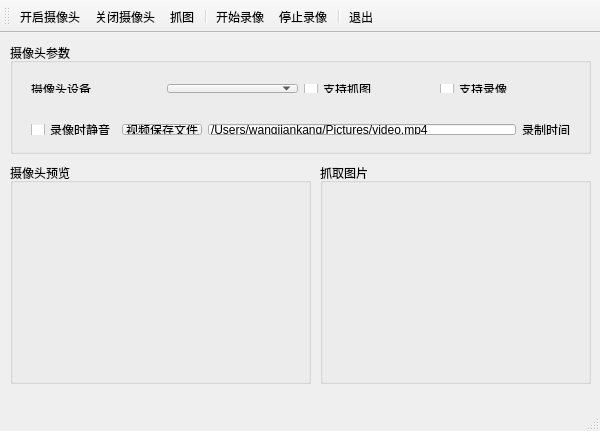
<?xml version="1.0" encoding="UTF-8"?>
<ui version="4.0">
 <class>MainWindow</class>
 <widget class="QMainWindow" name="MainWindow">
  <property name="geometry">
   <rect>
    <x>0</x>
    <y>0</y>
    <width>600</width>
    <height>431</height>
   </rect>
  </property>
  <property name="windowTitle">
   <string>MainWindow</string>
  </property>
  <widget class="QWidget" name="centralWidget">
   <widget class="QGroupBox" name="groupBox">
    <property name="geometry">
     <rect>
      <x>10</x>
      <y>10</y>
      <width>581</width>
      <height>111</height>
     </rect>
    </property>
    <property name="title">
     <string>摄像头参数</string>
    </property>
    <widget class="QWidget" name="horizontalLayoutWidget">
     <property name="geometry">
      <rect>
       <x>10</x>
       <y>30</y>
       <width>561</width>
       <height>31</height>
      </rect>
     </property>
     <layout class="QHBoxLayout" name="horizontalLayout">
      <item>
       <widget class="QLabel" name="label">
        <property name="text">
         <string>摄像头设备</string>
        </property>
       </widget>
      </item>
      <item>
       <widget class="QComboBox" name="comboCamera"/>
      </item>
      <item>
       <widget class="QCheckBox" name="checkStillImage">
        <property name="text">
         <string>支持抓图</string>
        </property>
       </widget>
      </item>
      <item>
       <widget class="QCheckBox" name="checkVideo">
        <property name="text">
         <string>支持录像</string>
        </property>
       </widget>
      </item>
     </layout>
    </widget>
    <widget class="QWidget" name="horizontalLayoutWidget_2">
     <property name="geometry">
      <rect>
       <x>10</x>
       <y>70</y>
       <width>561</width>
       <height>33</height>
      </rect>
     </property>
     <layout class="QHBoxLayout" name="horizontalLayout_2">
      <item>
       <widget class="QCheckBox" name="chkMute">
        <property name="text">
         <string>录像时静音</string>
        </property>
       </widget>
      </item>
      <item>
       <widget class="QPushButton" name="btnVideoSaveFile">
        <property name="text">
         <string>视频保存文件</string>
        </property>
       </widget>
      </item>
      <item>
       <widget class="QLineEdit" name="editOutputFile">
        <property name="text">
         <string>/Users/wangjiankang/Pictures/video.mp4</string>
        </property>
       </widget>
      </item>
      <item>
       <widget class="QLabel" name="LabDuration">
        <property name="text">
         <string>录制时间</string>
        </property>
       </widget>
      </item>
     </layout>
    </widget>
   </widget>
   <widget class="QGroupBox" name="groupBox_2">
    <property name="geometry">
     <rect>
      <x>10</x>
      <y>130</y>
      <width>301</width>
      <height>221</height>
     </rect>
    </property>
    <property name="title">
     <string>摄像头预览</string>
    </property>
    <widget class="QCameraViewfinder" name="viewFinder" native="true">
     <property name="geometry">
      <rect>
       <x>0</x>
       <y>20</y>
       <width>301</width>
       <height>201</height>
      </rect>
     </property>
    </widget>
   </widget>
   <widget class="QGroupBox" name="groupBox_3">
    <property name="geometry">
     <rect>
      <x>320</x>
      <y>130</y>
      <width>271</width>
      <height>221</height>
     </rect>
    </property>
    <property name="title">
     <string>抓取图片</string>
    </property>
    <widget class="QLabel" name="LabCapturedImage">
     <property name="geometry">
      <rect>
       <x>0</x>
       <y>20</y>
       <width>271</width>
       <height>201</height>
      </rect>
     </property>
     <property name="text">
      <string/>
     </property>
    </widget>
   </widget>
  </widget>
  <widget class="QMenuBar" name="menuBar">
   <property name="geometry">
    <rect>
     <x>0</x>
     <y>0</y>
     <width>600</width>
     <height>22</height>
    </rect>
   </property>
  </widget>
  <widget class="QToolBar" name="mainToolBar">
   <attribute name="toolBarArea">
    <enum>TopToolBarArea</enum>
   </attribute>
   <attribute name="toolBarBreak">
    <bool>false</bool>
   </attribute>
   <addaction name="actStartCamera"/>
   <addaction name="actStopCamera"/>
   <addaction name="actCapture"/>
   <addaction name="separator"/>
   <addaction name="actVideoRecord"/>
   <addaction name="actVideoStop"/>
   <addaction name="separator"/>
   <addaction name="actQuit"/>
  </widget>
  <widget class="QStatusBar" name="statusBar"/>
  <action name="actStartCamera">
   <property name="text">
    <string>开启摄像头</string>
   </property>
   <property name="toolTip">
    <string>开启摄像头</string>
   </property>
  </action>
  <action name="actStopCamera">
   <property name="text">
    <string>关闭摄像头</string>
   </property>
   <property name="toolTip">
    <string>关闭摄像头</string>
   </property>
  </action>
  <action name="actVideoRecord">
   <property name="text">
    <string>开始录像</string>
   </property>
   <property name="toolTip">
    <string>开始录像</string>
   </property>
  </action>
  <action name="actCapture">
   <property name="text">
    <string>抓图</string>
   </property>
   <property name="toolTip">
    <string>抓图</string>
   </property>
  </action>
  <action name="actQuit">
   <property name="text">
    <string>退出</string>
   </property>
   <property name="toolTip">
    <string>退出</string>
   </property>
  </action>
  <action name="actVideoStop">
   <property name="text">
    <string>停止录像</string>
   </property>
   <property name="toolTip">
    <string>停止录像</string>
   </property>
  </action>
 </widget>
 <layoutdefault spacing="6" margin="11"/>
 <customwidgets>
  <customwidget>
   <class>QCameraViewfinder</class>
   <extends>QWidget</extends>
   <header>qcameraviewfinder.h</header>
   <container>1</container>
  </customwidget>
 </customwidgets>
 <resources/>
 <connections/>
</ui>
